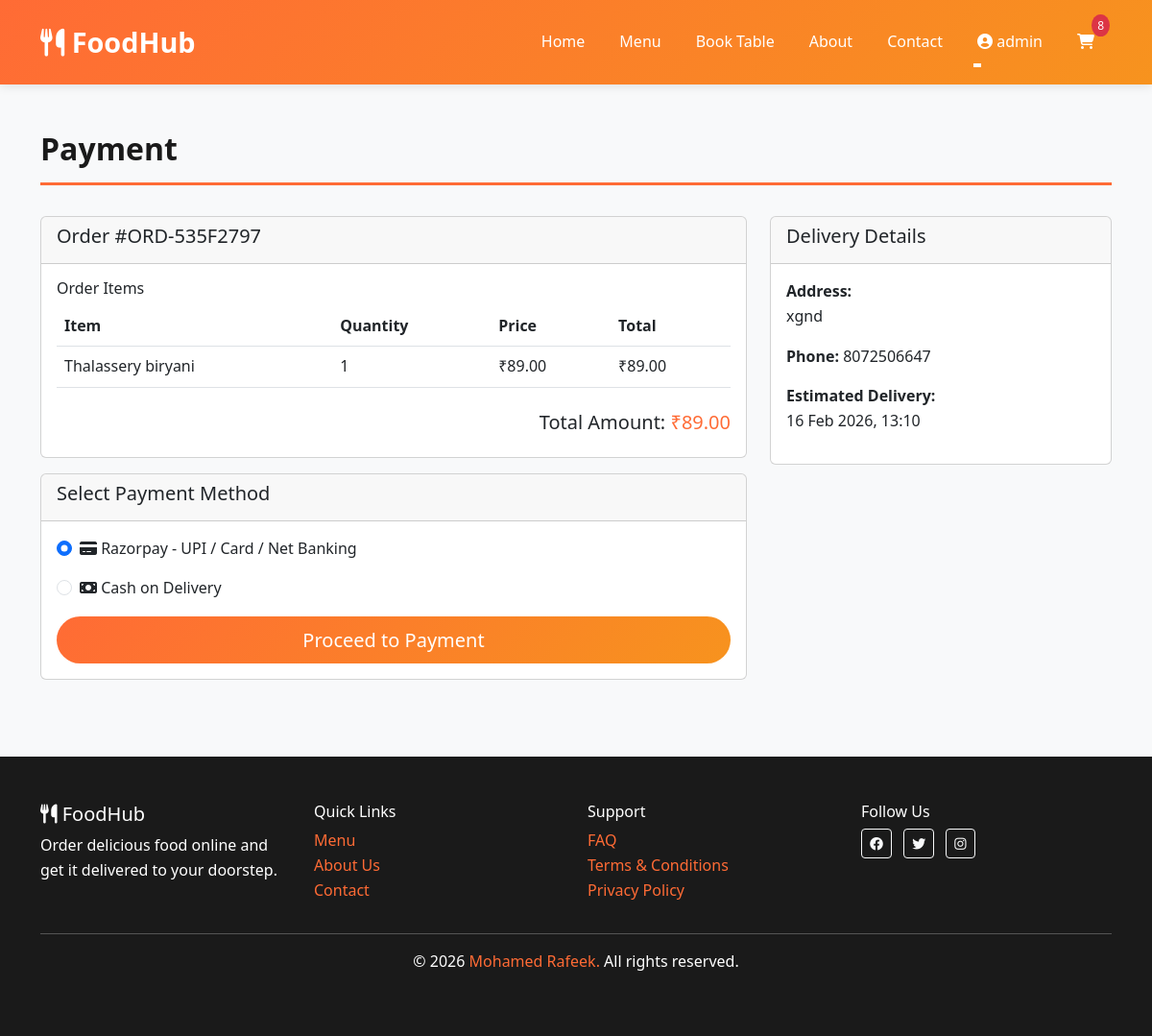
Page /payment/checkout/ORD-535F2797/ (signed in) on the committed database.
### cart/models.py (models this page shows, shortened)
class Cart(models.Model):
    user = models.OneToOneField(User, on_delete=models.CASCADE, related_name='cart')
    created_at = models.DateTimeField(auto_now_add=True)
    updated_at = models.DateTimeField(auto_now=True)
    def get_item_count(self):
        return sum(item.quantity for item in self.items.all())

class CartItem(models.Model):
    cart = models.ForeignKey(Cart, on_delete=models.CASCADE, related_name='items')
    food_item = models.ForeignKey(FoodItem, on_delete=models.CASCADE)
    quantity = models.PositiveIntegerField(default=1)
    added_at = models.DateTimeField(auto_now_add=True)

### orders/models.py (models this page shows, shortened)
class Order(models.Model):
    STATUS_CHOICES = [
        ('pending', 'Pending'),
        ('confirmed', 'Confirmed'),
        ('preparing', 'Preparing'),
        ('ready', 'Ready for Pickup'),
        ('delivered', 'Delivered'),
        ('cancelled', 'Cancelled'),
    ]
    PAYMENT_METHOD_CHOICES = [
        ('razorpay', 'Razorpay (UPI/Card)'),
        ('cash', 'Cash on Delivery'),
    ]
    user = models.ForeignKey(User, on_delete=models.CASCADE, related_name='orders')
    order_number = models.CharField(max_length=20, unique=True)
    total_price = models.DecimalField(max_digits=10, decimal_places=2)
    payment_status = models.CharField(max_length=20, choices=[
        ('pending', 'Pending'),
        ('completed', 'Completed'),
        ('failed', 'Failed'),
    ], default='pending')
    payment_method = models.CharField(max_length=20, choices=PAYMENT_METHOD_CHOICES, default='razorpay')
    status = models.CharField(max_length=20, choices=STATUS_CHOICES, default='pending')
    delivery_address = models.TextField()
    phone = models.CharField(max_length=15)
    special_instructions = models.TextField(blank=True)
    created_at = models.DateTimeField(auto_now_add=True)
    updated_at = models.DateTimeField(auto_now=True)
    estimated_delivery = models.DateTimeField(null=True, blank=True)
    class Meta:
        ordering = ['-created_at']

class OrderItem(models.Model):
    order = models.ForeignKey(Order, on_delete=models.CASCADE, related_name='items')
    food_item = models.ForeignKey(FoodItem, on_delete=models.PROTECT)
    quantity = models.PositiveIntegerField()
    price = models.DecimalField(max_digits=8, decimal_places=2)  # Price at time of order
    def get_subtotal(self):
        return self.price * self.quantity

### menu/models.py (models this page shows, shortened)
class FoodItem(models.Model):
    name = models.CharField(max_length=100)
    category = models.ForeignKey(Category, on_delete=models.CASCADE, related_name='items')
    description = models.TextField()
    price = models.DecimalField(max_digits=8, decimal_places=2, validators=[MinValueValidator(0)])
    image = models.ImageField(upload_to='menu_items/')
    available = models.BooleanField(default=True)
    created_at = models.DateTimeField(auto_now_add=True)
    updated_at = models.DateTimeField(auto_now=True)
    class Meta:
        ordering = ['-created_at']

### payments/views.py (the view)
# urls.py: path('checkout/<str:order_number>/', views.checkout, name='checkout'),
@login_required(login_url='login')
def checkout(request, order_number):
    order = get_object_or_404(Order, order_number=order_number, user=request.user)
    context = {
        'order': order,
        'items': order.items.all(),
        'total': order.total_price,
    }
    return render(request, 'payment.html', context)

### Template/payment.html (shortened to what this page needs)
{% extends 'base.html' %}
{% block content %}
<div class="container">
    <h2 class="page-title">Payment</h2>
    <div class="row">
        <div class="col-md-8">
            <div class="card">
                <div class="card-header">
                    <h5>Order #{{ order.order_number }}</h5>
                </div>
                <div class="card-body">
                    <h6>Order Items</h6>
                    <table class="table">
                        <thead>
                            <tr>
                                <th>Item</th>
                                <th>Quantity</th>
                                <th>Price</th>
                                <th>Total</th>
                            </tr>
                        </thead>
                        <tbody>
                            {% for item in items %}
                                <tr>
                                    <td>{{ item.food_item.name }}</td>
                                    <td>{{ item.quantity }}</td>
                                    <td>₹{{ item.price }}</td>
                                    <td>₹{{ item.get_subtotal }}</td>
                                </tr>
                            {% endfor %}
                        </tbody>
                    </table>
                    <div style="text-align: right; margin-top: 1.5rem;">
                        <h5>Total Amount: <span style="color: var(--primary-color);">₹{{ total }}</span></h5>
                    </div>
                </div>
            </div>
            <div class="card mt-3">
                <div class="card-header">
                    <h5>Select Payment Method</h5>
                </div>
                <div class="card-body">
                    <form method="post" action="{% url 'process_payment' %}">
                        <div class="form-check mb-3">
                            <input class="form-check-input" type="radio" name="payment_method" id="razorpay" value="razorpay" checked>
                            <label class="form-check-label" for="razorpay">
                                <i class="fas fa-credit-card"></i> Razorpay - UPI / Card / Net Banking
                            </label>
                        </div>
                        <div class="form-check mb-3">
                            <input class="form-check-input" type="radio" name="payment_method" id="cash" value="cash">
                            <label class="form-check-label" for="cash">
                                <i class="fas fa-money-bill"></i> Cash on Delivery
                            </label>
                        </div>
                        <button type="submit" class="btn btn-primary btn-lg w-100">
                            Proceed to Payment
                        </button>
                    </form>
                </div>
            </div>
        </div>
        <div class="col-md-4">
            <div class="card">
                <div class="card-header">
                    <h5>Delivery Details</h5>
                </div>
                <div class="card-body">
                    <p><strong>Address:</strong><br>{{ order.delivery_address }}</p>
                    <p><strong>Phone:</strong> {{ order.phone }}</p>
                    <p><strong>Estimated Delivery:</strong><br>{{ order.estimated_delivery|date:"d M Y, H:i" }}</p>
                </div>
            </div>
        </div>
    </div>
</div>
{% endblock %}

### Template/base.html (shortened to what this page needs)
<!DOCTYPE html>
<html lang="en">
<head>
    {% load static %}
    <link href="https://cdnjs.cloudflare.com/ajax/libs/bootstrap/5.3.0/css/bootstrap.min.css" rel="stylesheet">
    <link href="https://cdnjs.cloudflare.com/ajax/libs/font-awesome/6.4.0/css/all.min.css" rel="stylesheet">
</head>
<body>
    <nav class="navbar navbar-expand-lg navbar-dark sticky-top">
        <div class="container">
            <a class="navbar-brand" href="{% url 'home' %}">
                <i class="fas fa-utensils"></i> FoodHub
            </a>
            <div class="collapse navbar-collapse" id="navbarNav">
                <ul class="navbar-nav ms-auto">
                    <li class="nav-item">
                        <a class="nav-link" href="{% url 'home' %}">Home</a>
                    </li>
                    <li class="nav-item">
                        <a class="nav-link" href="{% url 'menu' %}">Menu</a>
                    </li>
                    <li class="nav-item">
                        <a class="nav-link" href="{% url 'book_table' %}">Book Table</a>
                    </li>
                    <li class="nav-item">
                        <a class="nav-link" href="{% url 'about' %}">About</a>
                    </li>
                    <li class="nav-item">
                        <a class="nav-link" href="{% url 'contact' %}">Contact</a>
                    </li>
                    {% if user.is_authenticated %}
                        <li class="nav-item dropdown">
                            <a class="nav-link dropdown-toggle" href="#" id="userDropdown" role="button" data-bs-toggle="dropdown">
                                <i class="fas fa-user-circle"></i> {{ user.username }}
                            </a>
                        </li>
                    {% endif %}
                    <li class="nav-item">
                        <a class="nav-link position-relative" href="{% url 'view_cart' %}">
                            <i class="fas fa-shopping-cart"></i>
                            {% if user.is_authenticated %}
                                {% if user.cart.get_item_count > 0 %}
                                    <span class="cart-badge">{{ user.cart.get_item_count }}</span>
                                {% endif %}
                            {% endif %}
                        </a>
                    </li>
                </ul>
            </div>
        </div>
    </nav>
    <main class="container-custom">
        {% block content %}{% endblock %}
    </main>
    <footer>
        <div class="container">
            <div class="row">
                <div class="col-md-3">
                    <h5><i class="fas fa-utensils"></i> FoodHub</h5>
                    <p>Order delicious food online and get it delivered to your doorstep.</p>
                </div>
                <div class="col-md-3">
                    <h6>Quick Links</h6>
                    <ul class="list-unstyled">
                        <li><a href="{% url 'menu' %}">Menu</a></li>
                        <li><a href="{% url 'about' %}">About Us</a></li>
                        <li><a href="{% url 'contact' %}">Contact</a></li>
                    </ul>
                </div>
                <div class="col-md-3">
                    <h6>Support</h6>
                    <ul class="list-unstyled">
                        <li><a href="#">FAQ</a></li>
                        <li><a href="#">Terms & Conditions</a></li>
                        <li><a href="#">Privacy Policy</a></li>
                    </ul>
                </div>
                <div class="col-md-3">
                    <h6>Follow Us</h6>
                    <a href="#" class="btn btn-sm btn-outline-light me-2">
                        <i class="fab fa-facebook"></i>
                    </a>
                    <a href="#" class="btn btn-sm btn-outline-light me-2">
                        <i class="fab fa-twitter"></i>
                    </a>
                    <a href="#" class="btn btn-sm btn-outline-light me-2">
                        <i class="fab fa-instagram"></i>
                    </a>
                </div>
            </div>
            <hr>
            <div class="text-center">
                <p>&copy; 2026 <a href="https://portfolio-react-mr.netlify.app/" target="_blank">Mohamed Rafeek.</a> All rights reserved.</p>
            </div>
        </div>
    </footer>
</body>
</html>

### Template/base.html (style rules this page uses)
* { margin: 0; padding: 0; box-sizing: border-box; }
:root { --primary-color: #ff6b35; --secondary-color: #f7931e; --dark-color: #1a1a1a; --light-color: #f4f4f4; --success-color: #28a745; --danger-color: #dc3545; }
body { font-family: 'Segoe UI', Tahoma, Geneva, Verdana, sans-serif; background-color: #f8f9fa; line-height: 1.6; }
.navbar { background: linear-gradient(135deg, var(--primary-color) 0%, var(--secondary-color) 100%); box-shadow: 0 2px 10px rgba(0,0,0,0.1); padding: 1rem 0; }
.navbar-brand { font-size: 1.8rem; font-weight: bold; color: white !important; }
.nav-link { color: white !important; margin: 0 10px; transition: all 0.3s ease; position: relative; }
.nav-link::after { content: ''; position: absolute; bottom: -5px; left: 0; width: 0; height: 2px; background-color: white; transition: width 0.3s ease; }
.cart-badge { background-color: var(--danger-color); color: white; padding: 2px 6px; border-radius: 50%; font-size: 0.75rem; position: absolute; top: -8px; right: -8px; }
footer { background-color: var(--dark-color); color: white; padding: 3rem 0; margin-top: 3rem; }
footer a { color: var(--primary-color); text-decoration: none; }
.btn-primary { background: linear-gradient(135deg, var(--primary-color) 0%, var(--secondary-color) 100%); border: none; padding: 0.6rem 1.5rem; font-weight: 500; transition: all 0.3s ease; border-radius: 25px; }
.container-custom { padding: 2rem 0; }
.page-title { color: var(--dark-color); font-weight: bold; margin-bottom: 2rem; padding: 1rem 0; border-bottom: 3px solid var(--primary-color); }

### rows in the picture
Order: order_number "ORD-535F2797", total_price "89.00", delivery_address "xgnd", phone "8072506647", estimated_delivery "16 Feb 2026, 13:10"
OrderItem: food_item.name "Thalassery biryani", quantity "1", price "89.00", get_subtotal "89.00"

### other values in the picture
{{ user.username }} "admin"
{{ user.cart.get_item_count }} "8"
